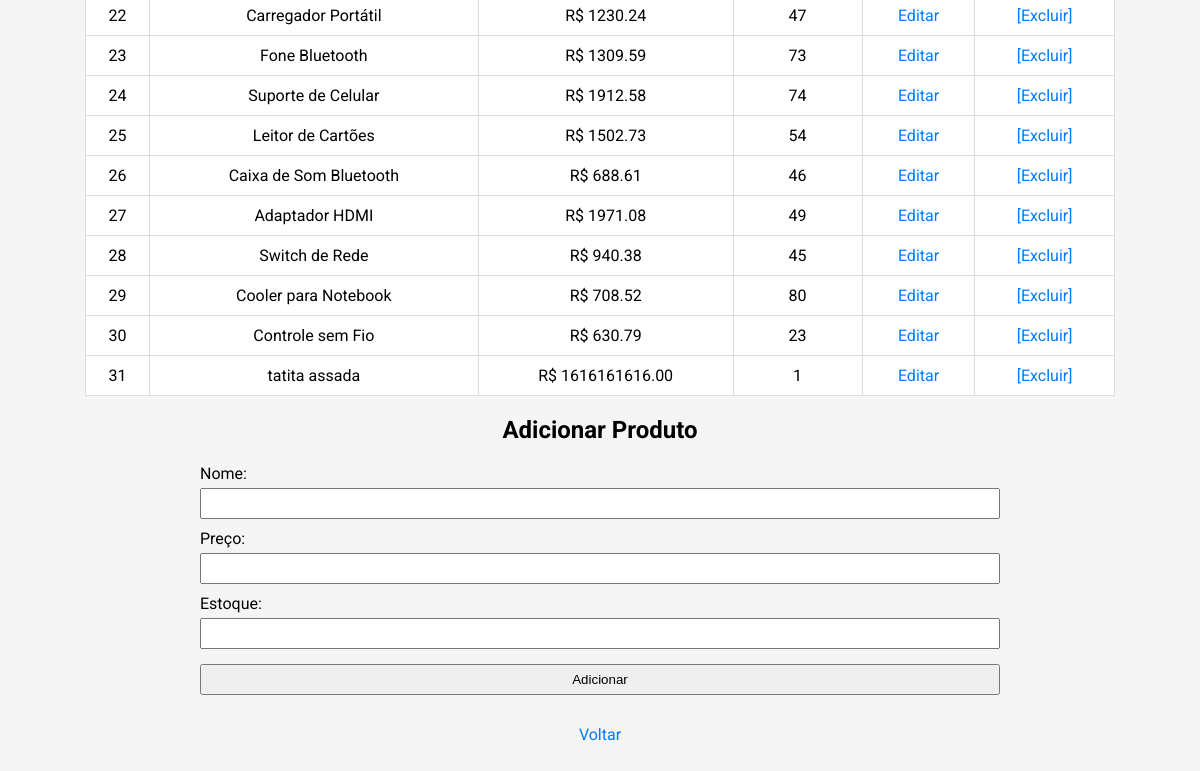
/produtos (lower part), run on an earlier commit of the app's database.
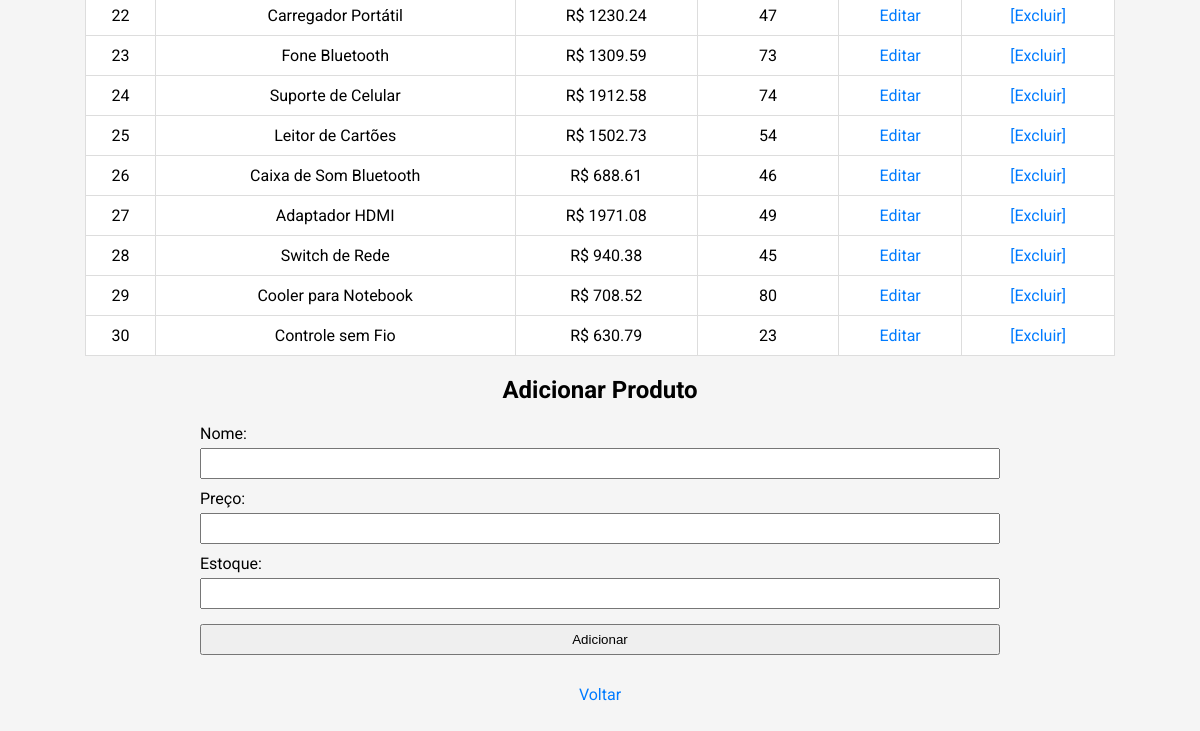
And on a later commit of the database.
### models/produto.py (models this page shows)
class Produto(Base):
    __tablename__ = "TABprodutos"
    id = Column("id", Integer, primary_key = True, autoincrement=True)
    nome = Column("nome", String, nullable = False)
    preco = Column("preco", Float, nullable = False)
    estoque = Column("estoque", Integer, nullable = False)

### main.py (the view)
@app.route("/produtos", methods=["GET"])
def listar_produtos():
    filtro_nome = request.args.get("filtro_nome", "")
    if filtro_nome:
        produtos = session.query(Produto).filter(Produto.nome.ilike(f"%{filtro_nome}%")).all()
    else:
        produtos = session.query(Produto).all()
    return render_template("produtos.html", produtos=produtos)

### templates/produtos.html (shortened to what this page needs)
<!DOCTYPE html>
<html>
<head>
</head>
<body>
    <table>
        <tbody>
            {% for produto in produtos %}
                <tr>
                    <td>{{ produto.id }}</td>
                    <td>{{ produto.nome }}</td>
                    <td>R$ {{ "%.2f"|format(produto.preco) }}</td>
                    <td>{{ produto.estoque }}</td>
                    <td><a href="{{ url_for('editar_produto', id=produto.id) }}">Editar</a></td>
                    <td><a href="/produtos/excluir/{{ produto.id }}">[Excluir]</a></td>
                </tr>
            {% endfor %}
        </tbody>
    </table>
    <h2>Adicionar Produto</h2>
    <form action="/produtos/adicionar" method="post">
        Nome: <input type="text" name="nome" required><br>
        Preço: <input type="number" name="preco" step="0.01" required><br>
        Estoque: <input type="number" name="estoque" required><br>
        <button type="submit">Adicionar</button>
    </form>
    <a href="/">Voltar</a>
</body>
</html>

What changed in the data, as far as the page shows it:
removed Produto: id "31", nome "tatita assada", preco "1616161616.00", estoque "1"
